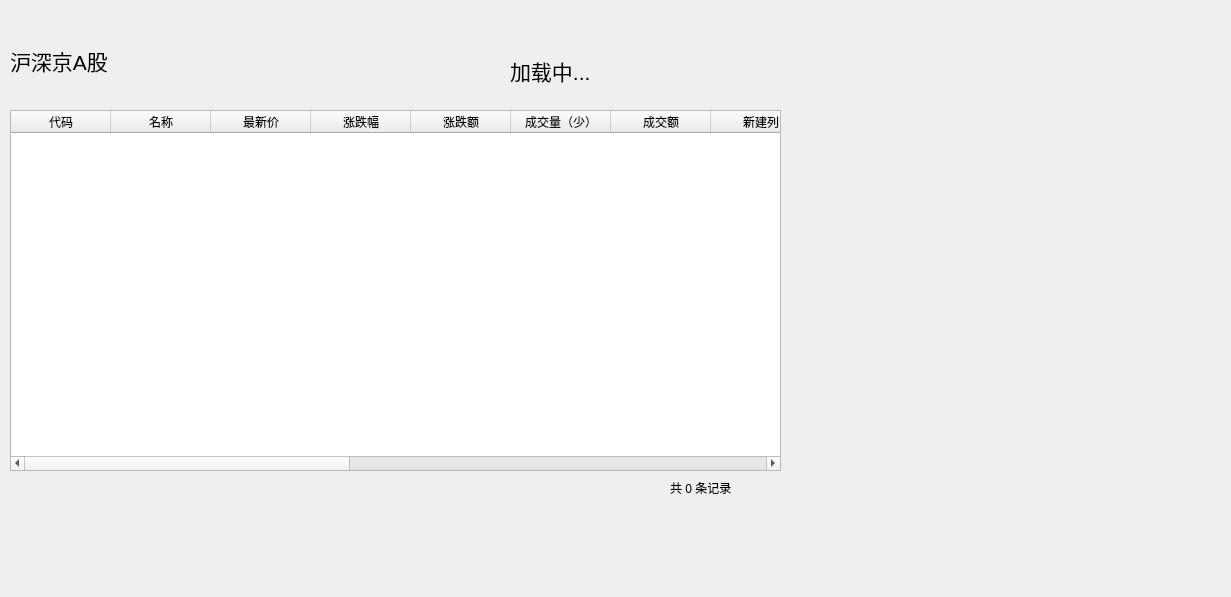
<?xml version="1.0" encoding="UTF-8"?>
<ui version="4.0">
 <class>Form</class>
 <widget class="QWidget" name="Form">
  <property name="geometry">
   <rect>
    <x>0</x>
    <y>0</y>
    <width>1231</width>
    <height>597</height>
   </rect>
  </property>
  <property name="windowTitle">
   <string>Form</string>
  </property>
  <widget class="QTableWidget" name="tableWidget">
   <property name="geometry">
    <rect>
     <x>10</x>
     <y>110</y>
     <width>771</width>
     <height>361</height>
    </rect>
   </property>
   <column>
    <property name="text">
     <string>代码</string>
    </property>
   </column>
   <column>
    <property name="text">
     <string>名称</string>
    </property>
   </column>
   <column>
    <property name="text">
     <string>最新价</string>
    </property>
   </column>
   <column>
    <property name="text">
     <string>涨跌幅</string>
    </property>
   </column>
   <column>
    <property name="text">
     <string>涨跌额</string>
    </property>
   </column>
   <column>
    <property name="text">
     <string>成交量（少）</string>
    </property>
   </column>
   <column>
    <property name="text">
     <string>成交额</string>
    </property>
   </column>
   <column>
    <property name="text">
     <string>新建列</string>
    </property>
   </column>
   <column>
    <property name="text">
     <string>最高</string>
    </property>
   </column>
   <column>
    <property name="text">
     <string>最低</string>
    </property>
   </column>
   <column>
    <property name="text">
     <string>今开</string>
    </property>
   </column>
   <column>
    <property name="text">
     <string>新建列</string>
    </property>
   </column>
   <column>
    <property name="text">
     <string>昨收</string>
    </property>
   </column>
   <column>
    <property name="text">
     <string>量比</string>
    </property>
   </column>
   <column>
    <property name="text">
     <string>市盈率（动态）</string>
    </property>
   </column>
   <column>
    <property name="text">
     <string>市净率</string>
    </property>
   </column>
  </widget>
  <widget class="QLabel" name="label">
   <property name="geometry">
    <rect>
     <x>10</x>
     <y>30</y>
     <width>301</width>
     <height>61</height>
    </rect>
   </property>
   <property name="font">
    <font>
     <pointsize>16</pointsize>
    </font>
   </property>
   <property name="text">
    <string>沪深京A股</string>
   </property>
  </widget>
  <widget class="QLabel" name="label_2">
   <property name="geometry">
    <rect>
     <x>510</x>
     <y>40</y>
     <width>231</width>
     <height>61</height>
    </rect>
   </property>
   <property name="font">
    <font>
     <pointsize>16</pointsize>
    </font>
   </property>
   <property name="text">
    <string>加载中...</string>
   </property>
  </widget>
  <widget class="QLabel" name="label_record_count">
   <property name="geometry">
    <rect>
     <x>670</x>
     <y>480</y>
     <width>111</width>
     <height>16</height>
    </rect>
   </property>
   <property name="text">
    <string>共 0 条记录</string>
   </property>
  </widget>
 </widget>
 <resources/>
 <connections/>
</ui>
